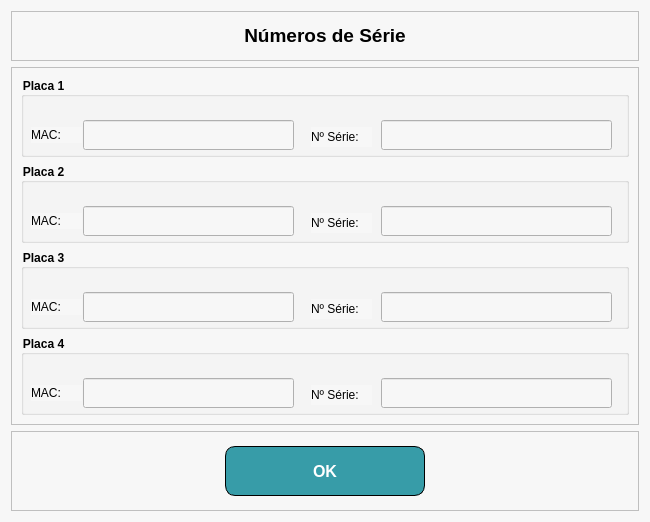
<?xml version="1.0" encoding="UTF-8"?>
<ui version="4.0">
 <class>FormIdMac</class>
 <widget class="QWidget" name="FormIdMac">
  <property name="geometry">
   <rect>
    <x>0</x>
    <y>0</y>
    <width>650</width>
    <height>518</height>
   </rect>
  </property>
  <property name="windowTitle">
   <string>Nº Série</string>
  </property>
  <property name="layoutDirection">
   <enum>Qt::LeftToRight</enum>
  </property>
  <property name="styleSheet">
   <string notr="true">background-color: rgb(247, 247, 247);</string>
  </property>
  <layout class="QVBoxLayout" name="verticalLayout">
   <item>
    <widget class="QFrame" name="frame">
     <property name="sizePolicy">
      <sizepolicy hsizetype="Preferred" vsizetype="Maximum">
       <horstretch>0</horstretch>
       <verstretch>0</verstretch>
      </sizepolicy>
     </property>
     <property name="minimumSize">
      <size>
       <width>0</width>
       <height>50</height>
      </size>
     </property>
     <property name="frameShape">
      <enum>QFrame::StyledPanel</enum>
     </property>
     <property name="frameShadow">
      <enum>QFrame::Raised</enum>
     </property>
     <layout class="QHBoxLayout" name="horizontalLayout_2">
      <item>
       <spacer name="horizontalSpacer">
        <property name="orientation">
         <enum>Qt::Horizontal</enum>
        </property>
        <property name="sizeHint" stdset="0">
         <size>
          <width>274</width>
          <height>20</height>
         </size>
        </property>
       </spacer>
      </item>
      <item>
       <widget class="QLabel" name="label">
        <property name="text">
         <string>&lt;html&gt;&lt;head/&gt;&lt;body&gt;&lt;p align=&quot;center&quot;&gt;&lt;span style=&quot; font-size:14pt; font-weight:600;&quot;&gt;Números de Série&lt;/span&gt;&lt;/p&gt;&lt;/body&gt;&lt;/html&gt;</string>
        </property>
       </widget>
      </item>
      <item>
       <spacer name="horizontalSpacer_2">
        <property name="orientation">
         <enum>Qt::Horizontal</enum>
        </property>
        <property name="sizeHint" stdset="0">
         <size>
          <width>274</width>
          <height>20</height>
         </size>
        </property>
       </spacer>
      </item>
     </layout>
    </widget>
   </item>
   <item>
    <widget class="QFrame" name="frame_2">
     <property name="frameShape">
      <enum>QFrame::StyledPanel</enum>
     </property>
     <property name="frameShadow">
      <enum>QFrame::Raised</enum>
     </property>
     <layout class="QVBoxLayout" name="verticalLayout_2">
      <item>
       <widget class="QGroupBox" name="groupBox">
        <property name="sizePolicy">
         <sizepolicy hsizetype="Preferred" vsizetype="MinimumExpanding">
          <horstretch>0</horstretch>
          <verstretch>0</verstretch>
         </sizepolicy>
        </property>
        <property name="minimumSize">
         <size>
          <width>0</width>
          <height>80</height>
         </size>
        </property>
        <property name="font">
         <font>
          <weight>75</weight>
          <bold>true</bold>
         </font>
        </property>
        <property name="styleSheet">
         <string notr="true"/>
        </property>
        <property name="title">
         <string>Placa 1</string>
        </property>
        <widget class="QLineEdit" name="lineEditMac1">
         <property name="enabled">
          <bool>true</bool>
         </property>
         <property name="geometry">
          <rect>
           <x>62</x>
           <y>43</y>
           <width>211</width>
           <height>30</height>
          </rect>
         </property>
         <property name="font">
          <font>
           <pointsize>10</pointsize>
           <weight>75</weight>
           <bold>true</bold>
          </font>
         </property>
        </widget>
        <widget class="QLabel" name="label_6">
         <property name="geometry">
          <rect>
           <x>10</x>
           <y>50</y>
           <width>51</width>
           <height>16</height>
          </rect>
         </property>
         <property name="text">
          <string>MAC:</string>
         </property>
        </widget>
        <widget class="QLabel" name="label_2">
         <property name="geometry">
          <rect>
           <x>290</x>
           <y>50</y>
           <width>61</width>
           <height>20</height>
          </rect>
         </property>
         <property name="text">
          <string>Nº Série:</string>
         </property>
        </widget>
        <widget class="QLineEdit" name="lineEditNSerie1">
         <property name="geometry">
          <rect>
           <x>360</x>
           <y>43</y>
           <width>231</width>
           <height>30</height>
          </rect>
         </property>
         <property name="font">
          <font>
           <pointsize>10</pointsize>
           <weight>75</weight>
           <bold>true</bold>
          </font>
         </property>
        </widget>
       </widget>
      </item>
      <item>
       <widget class="QGroupBox" name="groupBox_3">
        <property name="sizePolicy">
         <sizepolicy hsizetype="Preferred" vsizetype="MinimumExpanding">
          <horstretch>0</horstretch>
          <verstretch>0</verstretch>
         </sizepolicy>
        </property>
        <property name="minimumSize">
         <size>
          <width>0</width>
          <height>80</height>
         </size>
        </property>
        <property name="font">
         <font>
          <weight>75</weight>
          <bold>true</bold>
         </font>
        </property>
        <property name="styleSheet">
         <string notr="true"/>
        </property>
        <property name="title">
         <string>Placa 2</string>
        </property>
        <widget class="QLineEdit" name="lineEditMac2">
         <property name="geometry">
          <rect>
           <x>62</x>
           <y>43</y>
           <width>211</width>
           <height>30</height>
          </rect>
         </property>
         <property name="font">
          <font>
           <pointsize>10</pointsize>
           <weight>75</weight>
           <bold>true</bold>
          </font>
         </property>
        </widget>
        <widget class="QLabel" name="label_8">
         <property name="geometry">
          <rect>
           <x>10</x>
           <y>50</y>
           <width>51</width>
           <height>16</height>
          </rect>
         </property>
         <property name="text">
          <string>MAC:</string>
         </property>
        </widget>
        <widget class="QLabel" name="label_4">
         <property name="geometry">
          <rect>
           <x>290</x>
           <y>50</y>
           <width>61</width>
           <height>20</height>
          </rect>
         </property>
         <property name="text">
          <string>Nº Série:</string>
         </property>
        </widget>
        <widget class="QLineEdit" name="lineEditNSerie2">
         <property name="geometry">
          <rect>
           <x>360</x>
           <y>43</y>
           <width>231</width>
           <height>30</height>
          </rect>
         </property>
         <property name="font">
          <font>
           <pointsize>10</pointsize>
           <weight>75</weight>
           <bold>true</bold>
          </font>
         </property>
        </widget>
       </widget>
      </item>
      <item>
       <widget class="QGroupBox" name="groupBox_4">
        <property name="sizePolicy">
         <sizepolicy hsizetype="Preferred" vsizetype="MinimumExpanding">
          <horstretch>0</horstretch>
          <verstretch>0</verstretch>
         </sizepolicy>
        </property>
        <property name="minimumSize">
         <size>
          <width>0</width>
          <height>80</height>
         </size>
        </property>
        <property name="font">
         <font>
          <weight>75</weight>
          <bold>true</bold>
         </font>
        </property>
        <property name="styleSheet">
         <string notr="true"/>
        </property>
        <property name="title">
         <string>Placa 3</string>
        </property>
        <widget class="QLineEdit" name="lineEditMac3">
         <property name="geometry">
          <rect>
           <x>62</x>
           <y>43</y>
           <width>211</width>
           <height>30</height>
          </rect>
         </property>
         <property name="font">
          <font>
           <pointsize>10</pointsize>
           <weight>75</weight>
           <bold>true</bold>
          </font>
         </property>
        </widget>
        <widget class="QLabel" name="label_9">
         <property name="geometry">
          <rect>
           <x>10</x>
           <y>50</y>
           <width>51</width>
           <height>16</height>
          </rect>
         </property>
         <property name="text">
          <string>MAC:</string>
         </property>
        </widget>
        <widget class="QLabel" name="label_5">
         <property name="geometry">
          <rect>
           <x>290</x>
           <y>50</y>
           <width>61</width>
           <height>20</height>
          </rect>
         </property>
         <property name="text">
          <string>Nº Série:</string>
         </property>
        </widget>
        <widget class="QLineEdit" name="lineEditNSerie3">
         <property name="geometry">
          <rect>
           <x>360</x>
           <y>43</y>
           <width>231</width>
           <height>30</height>
          </rect>
         </property>
         <property name="font">
          <font>
           <pointsize>10</pointsize>
           <weight>75</weight>
           <bold>true</bold>
          </font>
         </property>
        </widget>
       </widget>
      </item>
      <item>
       <widget class="QGroupBox" name="groupBox_5">
        <property name="sizePolicy">
         <sizepolicy hsizetype="Preferred" vsizetype="MinimumExpanding">
          <horstretch>0</horstretch>
          <verstretch>0</verstretch>
         </sizepolicy>
        </property>
        <property name="minimumSize">
         <size>
          <width>0</width>
          <height>80</height>
         </size>
        </property>
        <property name="font">
         <font>
          <weight>75</weight>
          <bold>true</bold>
         </font>
        </property>
        <property name="styleSheet">
         <string notr="true"/>
        </property>
        <property name="title">
         <string>Placa 4</string>
        </property>
        <widget class="QLineEdit" name="lineEditMac4">
         <property name="geometry">
          <rect>
           <x>62</x>
           <y>43</y>
           <width>211</width>
           <height>30</height>
          </rect>
         </property>
         <property name="font">
          <font>
           <pointsize>10</pointsize>
           <weight>75</weight>
           <bold>true</bold>
          </font>
         </property>
        </widget>
        <widget class="QLabel" name="label_10">
         <property name="geometry">
          <rect>
           <x>10</x>
           <y>50</y>
           <width>51</width>
           <height>16</height>
          </rect>
         </property>
         <property name="text">
          <string>MAC:</string>
         </property>
        </widget>
        <widget class="QLabel" name="label_11">
         <property name="geometry">
          <rect>
           <x>290</x>
           <y>50</y>
           <width>61</width>
           <height>20</height>
          </rect>
         </property>
         <property name="text">
          <string>Nº Série:</string>
         </property>
        </widget>
        <widget class="QLineEdit" name="lineEditNSerie4">
         <property name="geometry">
          <rect>
           <x>360</x>
           <y>43</y>
           <width>231</width>
           <height>30</height>
          </rect>
         </property>
         <property name="font">
          <font>
           <pointsize>10</pointsize>
           <weight>75</weight>
           <bold>true</bold>
          </font>
         </property>
        </widget>
       </widget>
      </item>
     </layout>
    </widget>
   </item>
   <item>
    <widget class="QFrame" name="frame_4">
     <property name="sizePolicy">
      <sizepolicy hsizetype="Preferred" vsizetype="Maximum">
       <horstretch>0</horstretch>
       <verstretch>0</verstretch>
      </sizepolicy>
     </property>
     <property name="minimumSize">
      <size>
       <width>0</width>
       <height>80</height>
      </size>
     </property>
     <property name="frameShape">
      <enum>QFrame::StyledPanel</enum>
     </property>
     <property name="frameShadow">
      <enum>QFrame::Raised</enum>
     </property>
     <layout class="QHBoxLayout" name="horizontalLayout_4">
      <item>
       <spacer name="horizontalSpacer_5">
        <property name="orientation">
         <enum>Qt::Horizontal</enum>
        </property>
        <property name="sizeHint" stdset="0">
         <size>
          <width>40</width>
          <height>20</height>
         </size>
        </property>
       </spacer>
      </item>
      <item>
       <widget class="QPushButton" name="btnOKiDmac">
        <property name="minimumSize">
         <size>
          <width>200</width>
          <height>50</height>
         </size>
        </property>
        <property name="styleSheet">
         <string notr="true">QPushButton {
	 color: white;
     font: bold 12pt;
     background-color: #379ca8;
	 border: 1px solid black;
     border-radius: 10px;
}
QPushButton:pressed {
    background-color: qlineargradient(spread:pad, x1:0, y1:0, x2:0, y2:1,   stop:0 			rgba(60, 186, 162, 255), stop:1 rgba(98, 211, 162, 255))
}</string>
        </property>
        <property name="text">
         <string>OK</string>
        </property>
       </widget>
      </item>
      <item>
       <spacer name="horizontalSpacer_6">
        <property name="orientation">
         <enum>Qt::Horizontal</enum>
        </property>
        <property name="sizeHint" stdset="0">
         <size>
          <width>40</width>
          <height>20</height>
         </size>
        </property>
       </spacer>
      </item>
     </layout>
    </widget>
   </item>
  </layout>
 </widget>
 <resources/>
 <connections>
  <connection>
   <sender>btnOKiDmac</sender>
   <signal>clicked()</signal>
   <receiver>FormIdMac</receiver>
   <slot>close()</slot>
   <hints>
    <hint type="sourcelabel">
     <x>272</x>
     <y>356</y>
    </hint>
    <hint type="destinationlabel">
     <x>643</x>
     <y>308</y>
    </hint>
   </hints>
  </connection>
 </connections>
</ui>
